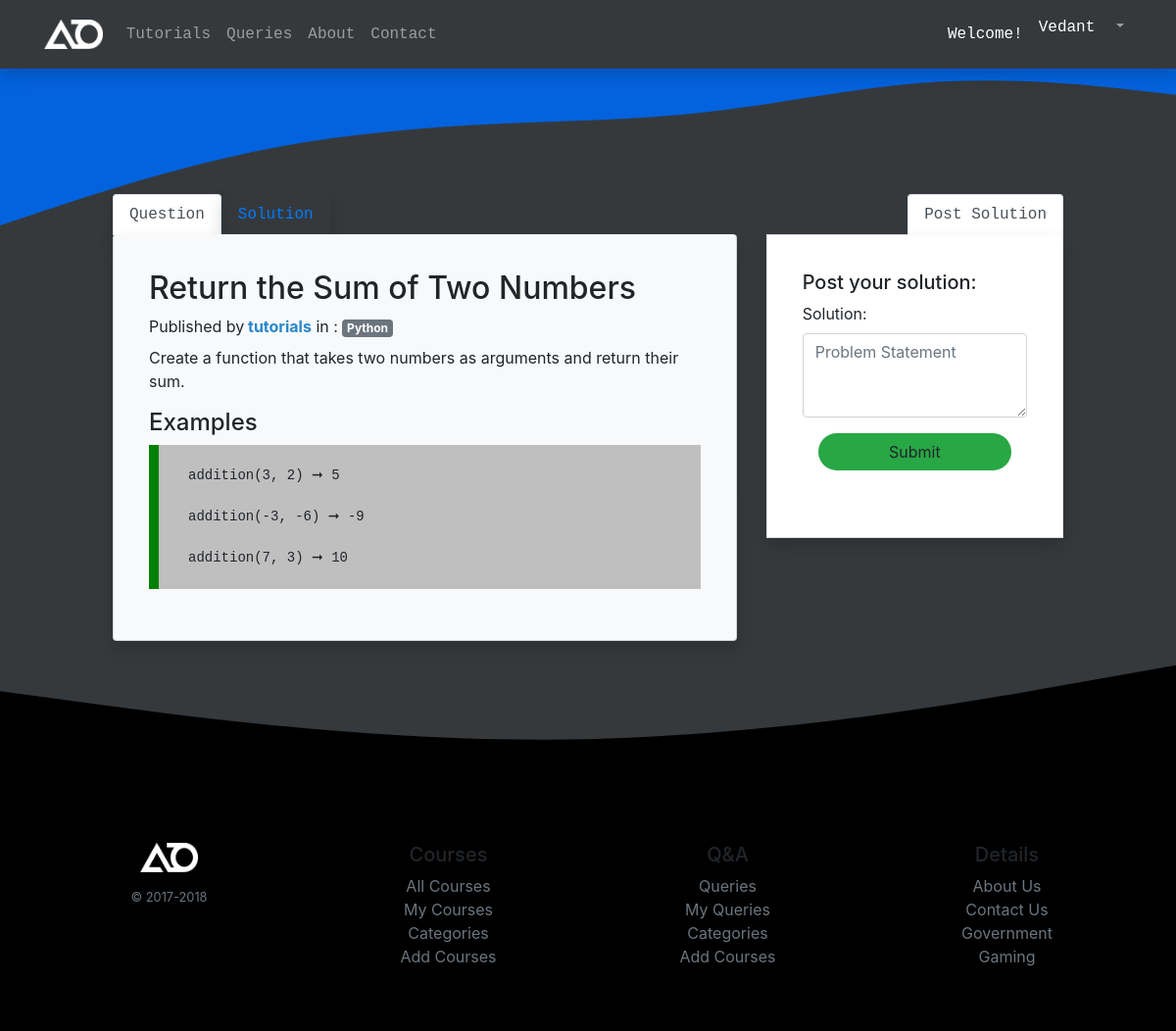
Page /queries/Return the Sum of Two Numbers (signed in) on the committed database.
### queries/models.py (models this page shows, shortened)
class QueryQuestion(models.Model):
    title = models.CharField(max_length=50, primary_key=True)
    catego = models.ForeignKey(Category, on_delete=models.CASCADE)
    content = models.TextField()
    example = models.TextField(default="")
    pub_date = models.DateTimeField(default=timezone.now)
    author = models.ForeignKey(User, on_delete=models.CASCADE)
    approval = models.NullBooleanField()

### services/models.py (models this page shows)
class Category(models.Model):
    name = models.CharField(max_length=200,primary_key=True)
    icon = models.ImageField(upload_to='services/images',default="")
    desc = models.TextField(default=" ")
    def __str__(self):
        return self.name

### queries/views.py (the view, shortened to what this page needs)
# urls.py: path('<str:title>', views.solution, name='solution'),
def solution(request,title):
    questio = QueryQuestion.objects.filter(title=title)
    for i in questio:
        a=i
    answer = QuerySolution.objects.filter(post=title)
    solform = SolutionForm()
    context={
        'questio' : questio,
        'solform' : solform,
        'answer': answer
    }
    return render(request, 'queries/solutions.html',context)

### queries/forms.py
class SolutionForm(forms.ModelForm):
    class Meta:
        model = QuerySolution
        fields = ['solution']
        widgets = {
            'solution': forms.Textarea(attrs={'class': "form-control",'type': "text",'placeholder': "Problem Statement", 'rows':3}),
            }

### templates/queries/solutions.html (shortened to what this page needs)
{% extends 'services/base.html' %}
{% load static %}
{% block body %}
<section>
    <div style="padding-top:10%;padding-bottom:0%;">
        <div class="container col-10">
            <div class="row justify-content-center">
                <div class="col-lg-8 col-md-8 my-2 rounded">
                    <nav>
                        <div class="nav nav-tabs border-bottom-0" id="nav-tab" role="tablist">
                            <a class="nav-item nav-link active shadow" id="nav-home-tab" data-toggle="tab"
                                href="#nav-home" role="tab" aria-controls="nav-home" aria-selected="true">Question</a>
                            <a class="nav-item nav-link shadow" id="nav-profile-tab" data-toggle="tab"
                                href="#nav-profile" role="tab" aria-controls="nav-profile"
                                aria-selected="false">Solution</a>
                        </div>
                    </nav>
                    <div class="tab-content " id="nav-tabContent">
                        <div class="tab-pane fade show active" id="nav-home" role="tabpanel"
                            aria-labelledby="nav-home-tab">
                            {% for i in questio %}
                            <div class="card bg-light shadow p-3 border-top-0 ">
                                <div class="card-body">
                                    <h2 class="content">{{i.title}}</h2>
                                    <div><span>Published
                                            by</span><a href="../user/5ANQoBhhGDbnZ4rAQ"
                                            style="color: rgb(41, 135, 205); font-weight: 700;"> {{i.author}}</a>
                                        <span> in : </span>
                                        <span class="badge badge-secondary ">{{i.catego}}</span>
                                    </div>
                                    <p class="pt-2">{{i.content}}</p>
                                    <h4><span>Examples</span></h4>
                                    <pre class="pe"><code><br>{{i.example}}
                                    </code></pre>
                                </div>
                            </div>
                            {% endfor %}
                        </div>
                    </div>
                </div>
                <div class="col-lg-4 col-md-4 my-2">
                    <nav>
                        <div class="nav nav-tabs" id="nav-tab" role="tablist">
                            <a class="nav-item nav-link active ml-auto" id="nav-home-tab" data-toggle="tab"
                                href="#nav-home" role="tab" aria-controls="nav-home" aria-selected="true">Post
                                Solution</a>
                        </div>
                    </nav>
                    <div class="tab-content" id="nav-tabContent">
                        <div class="tab-pane fade show active" id="nav-home" role="tabpanel"
                            aria-labelledby="nav-home-tab">
                            <div class="card rounded-0 shadow p-3 border-top-0">
                                <div class="card-body">
                                    <h5 class="content">Post your solution:</h5>
                                    {% if user.is_authenticated %}
                                    <div class="form-group">
                                        <form action="" method="POST">
                                            <div class="mb-0">
                                                {{solform}}
                                            </div>
                                            <div class="p-3 text-center">
                                                <button class="btn btn-block bg-success rounded-pill" type="submit"
                                                    value="Submit">Submit</button>
                                            </div>
                                        </form>
                                    </div>
                                    {% endif %}
                                </div>
                            </div>
                        </div>
                    </div>
                </div>
            </div>
        </div>
    </div>
</section>
{% endblock body %}

### templates/services/base.html (shortened to what this page needs)
{% load static %}
{% load crispy_forms_tags %}
<html lang="en">
<head>
    <link rel="stylesheet" href="{% static 'services/css/bootstrap.min.css' %}" class="rel">
    <link rel="stylesheet" href="{% static 'services/css/styles.css' %}" class="rel">
    <link rel="stylesheet" href="{% static 'services/css/swiper-bundle.css' %}">
    <link rel="stylesheet" href="{% static 'services/css/swiper-bundle.min.css' %}">
</head>
<body>
    <header>
        <nav class="navbar navbar-expand-lg navbar-dark shadow">
            <div class="container">
                <div class="collapse navbar-collapse text-center" id="navbarTogglerDemo01">
                    <a class="navbar-brand" href="{% url 'index' %}"><img src="{% static 'services/img/2.png'%}"></a>
                    <ul class="navbar-nav mr-auto mt-2 mt-lg-0">
                        <li class="nav-item">
                            <a class="nav-link" href="{% url 'alltutorials' %}">Tutorials</a>
                        </li>
                        <li class="nav-item">
                            <a class="nav-link" href="{% url 'queries' %}">Queries</a>
                        </li>
                        <li class="nav-item">
                            <a class="nav-link" type="button"  data-toggle="modal" data-target="#about">About</a>
                        </li>
                        <li class="nav-item">
                            <a class="nav-link" href="{% url 'contact' %}">Contact</a>
                        </li>
                    </ul>
                    <div>
                        {% if user.is_authenticated %}
                        <ul class="navbar-nav ml-auto">
                            <li class="nav-item nav-link dropdown no-arrow" style="margin-top: 10px;">
                                <h6 class="text-white">Welcome!</h6>
                            </li>
                            <li class="nav-item dropdown">
                                <a class="nav-link dropdown-toggle" href="#" id="userDropdown" role="button"
                                    data-toggle="dropdown" aria-haspopup="true" aria-expanded="false">
                                    <h6 class="mr-2 d-none d-lg-inline text-white">{{user.first_name}}</h6>
                                </a>
                            </li>
                        </ul>
                        {% else %}
                        <a class="btn btn-outline-light m-2 px-3 my-sm-0" type="button"
                            href="{% url 'account_login'%}">LogIn</a>
                        <a class="btn btn-outline-light m-2 px-4 my-sm-0" type="button"
                            href="{% url 'account_signup'%}">Sign Up</a>
                        {% endif %}
                    </div>
                </div>
            </div>
        </nav>
    </header>
    {% block body %}
    {% endblock body%}
    <svg xmlns="http://www.w3.org/2000/svg" viewBox="0 0 1440 180"
        style="position: relative; transform: rotate(180deg);">
        <path fill="#000000" fill-opacity="1"
            d="M0,160L120,138.7C240,117,480,75,720,69.3C960,64,1200,96,1320,112L1440,128L1440,0L1320,0C1200,0,960,0,720,0C480,0,240,0,120,0L0,0Z">
        </path>
    </svg>
    <footer class="">
        <div class="container py-5">
            <div class="row text-center">
                <div class="col-6 col-md">
                    <img class="img-fluid footer-img" src="{% static 'services/img/2.png'%}">
                    <small class="d-block mb-3 text-muted mt-3">© 2017-2018</small>
                </div>
                <div class="col-6 col-md">
                    <h5>Courses</h5>
                    <ul class="list-unstyled text-small">
                        <li><a class="text-muted" href="#">All Courses</a></li>
                        <li><a class="text-muted" href="#">My Courses</a></li>
                        <li><a class="text-muted" href="#">Categories</a></li>
                        <li><a class="text-muted" href="#">Add Courses</a></li>
                    </ul>
                </div>
                <div class="col-6 col-md">
                    <h5>Q&A</h5>
                    <ul class="list-unstyled text-small">
                        <li><a class="text-muted" href="#">Queries</a></li>
                        <li><a class="text-muted" href="#">My Queries</a></li>
                        <li><a class="text-muted" href="#">Categories</a></li>
                        <li><a class="text-muted" href="#">Add Courses</a></li>
                    </ul>
                </div>
                <div class="col-6 col-md">
                    <h5>Details</h5>
                    <ul class="list-unstyled text-small">
                        <li><a class="text-muted" href="#">About Us</a></li>
                        <li><a class="text-muted" href="#">Contact Us</a></li>
                        <li><a class="text-muted" href="#">Government</a></li>
                        <li><a class="text-muted" href="#">Gaming</a></li>
                    </ul>
                </div>
            </div>
        </div>
    </footer>
</body>
</html>

### services/static/services/css/styles.css (style rules this page uses)
body { background-color:#161a1ddc; }
.nav-item { font-family: 'Courier New', Courier, monospace; }
header { position: sticky; top: 0; left: 0; width: 100%; z-index: 1000; transition: 0.5s; }
header nav { height: 70px; }
.navbar-brand img { height: 30px; }
footer { background-color: black; }
.pe { padding-left: 30px; background-color: rgba(128, 128, 128, 0.479); border-left-width:10px ; border-left-color: green ; border-left-style: solid; }
.footer-img { height: 30px; }

### rows in the picture
QueryQuestion: title "Return the Sum of Two Numbers", author "tutorials", catego "Python", content "Create a function that takes two numbers as arguments and return their sum.", example "addition(3, 2) ➞ 5 addition(-3, -6) ➞ -9 addition(7, 3) ➞ 10"

### other values in the picture
{{ user.first_name }} "Vedant"
